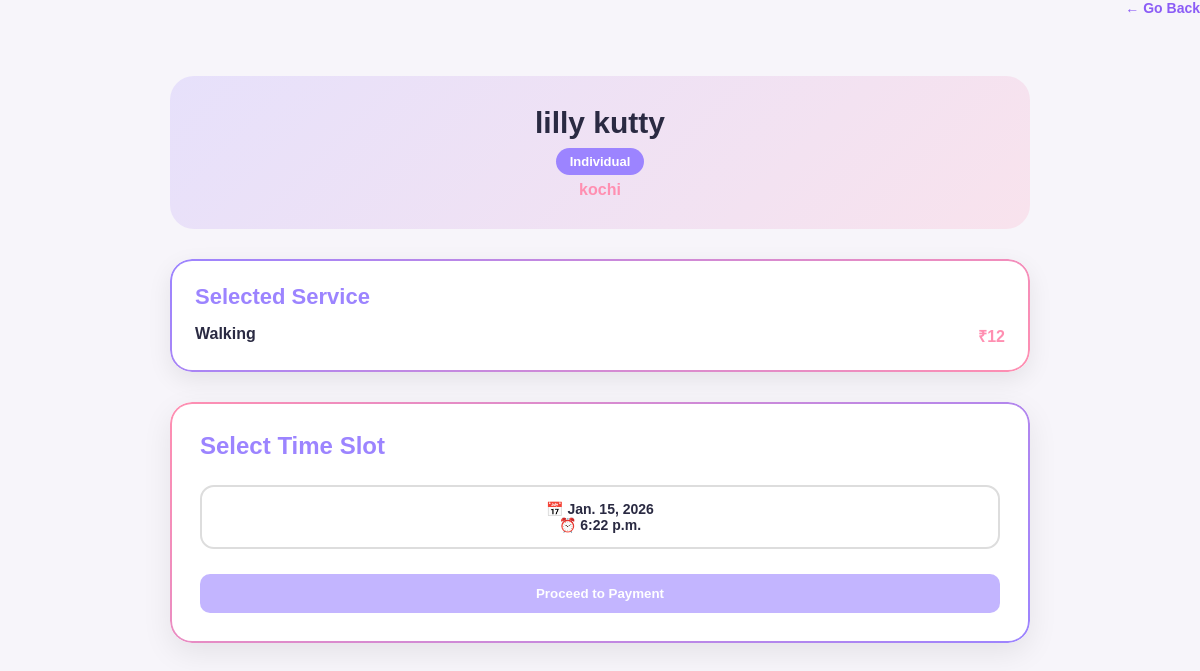
Screenshot of /slot_booking/16/?service=walking with the database file from the repository.
### PetCare/models.py (models this page shows, shortened)
class ServiceProvider(models.Model):
    PROVIDER_TYPE = (
        ('individual', 'Individual'),
        ('organization', 'Organization / Company'),
    )
    ID_TYPE = (
        ('aadhaar', 'Aadhaar'),
        ('pan', 'PAN'),
        ('passport', 'Passport'),
    )
    user = models.OneToOneField(Profile, on_delete=models.CASCADE)
    full_name = models.CharField(max_length=100,null=True,blank=True)
    phone_number = models.CharField(max_length=15,null=True,blank=True)
    provider_type = models.CharField(max_length=20, choices=PROVIDER_TYPE,null=True,blank=True)
    bio = models.TextField(null=True,blank=True)
    city = models.CharField(max_length=50,null=True,blank=True)
    address = models.TextField(null=True,blank=True)
    pincode = models.CharField(max_length=10,null=True,blank=True)
    latitude = models.CharField(max_length=50,null=True,blank=True)
    longitude = models.CharField(max_length=50,null=True,blank=True)
    travel_distance = models.PositiveIntegerField(null=True,blank=True)
    services = models.JSONField(null=True,blank=True)  # store selected services
    id_type = models.CharField(max_length=20, choices=ID_TYPE,null=True,blank=True)
    id_number = models.CharField(max_length=50,unique=True,null=True,blank=True,help_text="Government ID number")
    id_proof = models.FileField(upload_to='providers/id/',null=True,blank=True)
    grooming_certificate = models.FileField(upload_to='providers/certificates/',null=True,blank=True)
    vet_license = models.FileField(upload_to='providers/certificates/',null=True,blank=True)
    training_certificate = models.FileField(upload_to='providers/certificates/',null=True,blank=True)
    organization_registration = models.FileField(upload_to='providers/certificates/',null=True,blank=True)
    is_verified = models.BooleanField(default=False)

class TimeSlot(models.Model):
    provider = models.ForeignKey(
        ServiceProvider,
        on_delete=models.CASCADE,
        related_name='timeslots'
    )
    service_name = models.CharField(max_length=100)
    date = models.DateField()
    time = models.TimeField()   # ✅ SINGLE TIME (multiple rows = multiple times)
    is_available = models.BooleanField(default=True)

### PetCare/views.py (the view)
# urls.py: path("slot_booking/<int:provider_id>/", views.slot_booking, name="slot_booking"),
def slot_booking(request, provider_id):
    provider = get_object_or_404(ServiceProvider, id=provider_id)
    service = request.GET.get("service")
    if not service:
        return redirect("booknow", provider_id=provider_id)
    price = provider.services.get(service)
    if not price:
        return redirect("booknow", provider_id=provider_id)
    slots = TimeSlot.objects.filter(
        provider=provider,
        service_name=service,
        is_available=True
    ).order_by("date", "time")
    return render(request, "customer/slot_booking.html", {
        "provider": provider,
        "service": service,
        "price": price,
        "slots": slots
    })

### PetCare/templates/customer/slot_booking.html (shortened to what this page needs)
{% load static %}
<!DOCTYPE html>
<html lang="en">
<head>
    <link rel="stylesheet" href="{% static 'css/customer/slot_booking.css' %}">
</head>
<body>
<button type="button" class="back-btn" onclick="window.history.back()">
    ← Go Back
</button>
<div class="page">
    <div class="provider-header">
        <h2>{{ provider.full_name }}</h2>
        <span class="badge">{{ provider.get_provider_type_display }}</span>
        <p class="city">{{ provider.city }}</p>
    </div>
    <div class="service-card">
        <h3>Selected Service</h3>
        <div class="service-row">
            <span class="service-name">{{ service|title }}</span>
            <span class="price">₹{{ price }}</span>
        </div>
    </div>
    <div class="slot-card">
        <h3>Select Time Slot</h3>
        <form id="bookingForm">
            {% if slots %}
                <div class="slots-grid">
                    {% for slot in slots %}
                        <label class="slot">
                            <div class="slot-info">
                                <span>📅 {{ slot.date }}</span>
                                <span>⏰ {{ slot.time }}</span>
                            </div>
                        </label>
                    {% endfor %}
                </div>
            {% else %}
                <p class="no-slots">No slots available.</p>
            {% endif %}
            <div class="button-group">
                <button type="button" class="pay-btn" id="payBtn" disabled>
                    Proceed to Payment
                </button>
            </div>
        </form>
    </div>
</div>
</body>
</html>

### PetCare/static/css/customer/slot_booking.css (style rules this page uses)
* { margin: 0; padding: 0; box-sizing: border-box; font-family: "Montserrat", sans-serif; }
body { background: #F7F5FA; color: #2A2A42; }
.page { max-width: 900px; margin: 40px auto; padding: 20px; }
.provider-header { background: linear-gradient( 135deg, rgba(156, 132, 255, 0.18), rgba(255, 143, 177, 0.18) ); padding: 30px; border-radius: 24px; text-align: center; margin-bottom: 30px; }
.provider-header h2 { font-size: 30px; font-weight: 800; }
.provider-header .badge { display: inline-block; margin-top: 8px; padding: 6px 14px; border-radius: 20px; background: #9C84FF; color: #fff; font-size: 13px; font-weight: 600; }
.provider-header .city { margin-top: 6px; font-weight: 600; color: #FF8FB1; }
.service-card { background: #fff; padding: 25px; border-radius: 22px; box-shadow: 0 8px 25px rgba(0,0,0,0.08); margin-bottom: 30px; position: relative; }
.service-card::before { content: ""; position: absolute; inset: 0; border-radius: 22px; padding: 2px; background: linear-gradient(135deg, #9C84FF, #FF8FB1); -webkit-mask: linear-gradient(#fff 0 0) content-box, linear-gradient(#fff 0 0); -webkit-mask-composite: xor; mask-composite: exclude; pointer-events: none; }
.service-card h3 { font-size: 22px; font-weight: 700; margin-bottom: 15px; color: #9C84FF; }
.service-row { display: flex; justify-content: space-between; font-weight: 600; }
.price { color: #FF8FB1; }
.slot-card { background: #fff; padding: 30px; border-radius: 22px; box-shadow: 0 10px 30px rgba(0,0,0,0.08); position: relative; }
.slot-card::before { content: ""; position: absolute; inset: 0; border-radius: 22px; padding: 2px; background: linear-gradient(135deg, #FF8FB1, #9C84FF); -webkit-mask: linear-gradient(#fff 0 0) content-box, linear-gradient(#fff 0 0); -webkit-mask-composite: xor; mask-composite: exclude; pointer-events: none; }
.slot-card h3 { font-size: 24px; font-weight: 800; margin-bottom: 25px; color: #9C84FF; }
.slots-grid { display: grid; grid-template-columns: repeat(auto-fit, minmax(200px, 1fr)); gap: 15px; margin-bottom: 25px; }
.slot { cursor: pointer; }
.slot-info { padding: 14px; border-radius: 14px; border: 2px solid #ddd; text-align: center; font-weight: 600; transition: 0.3s; }
.slot-info span { display: block; font-size: 14px; }
.button-group { display: flex; gap: 15px; margin-top: 10px; }
.book-btn, .pay-btn { flex: 1; padding: 12px; border-radius: 10px; font-weight: 700; border: none; cursor: pointer; transition: 0.3s; }
.pay-btn { background: #9C84FF; color: #fff; }
.pay-btn:disabled { opacity: 0.6; cursor: not-allowed; }
.back-btn { background: transparent; border: none; color: #8b5cf6; font-size: 14px; font-weight: 600; cursor: pointer; display: block; margin-left: auto; margin-bottom: 12px; }

### rows the page displays
ServiceProvider: full_name "lilly kutty", provider_type "Individual", city "kochi"
TimeSlot: service_name "Walking", date "Jan. 15, 2026", time "6:22 p.m."

### other values shown
{{ price }} "12"
